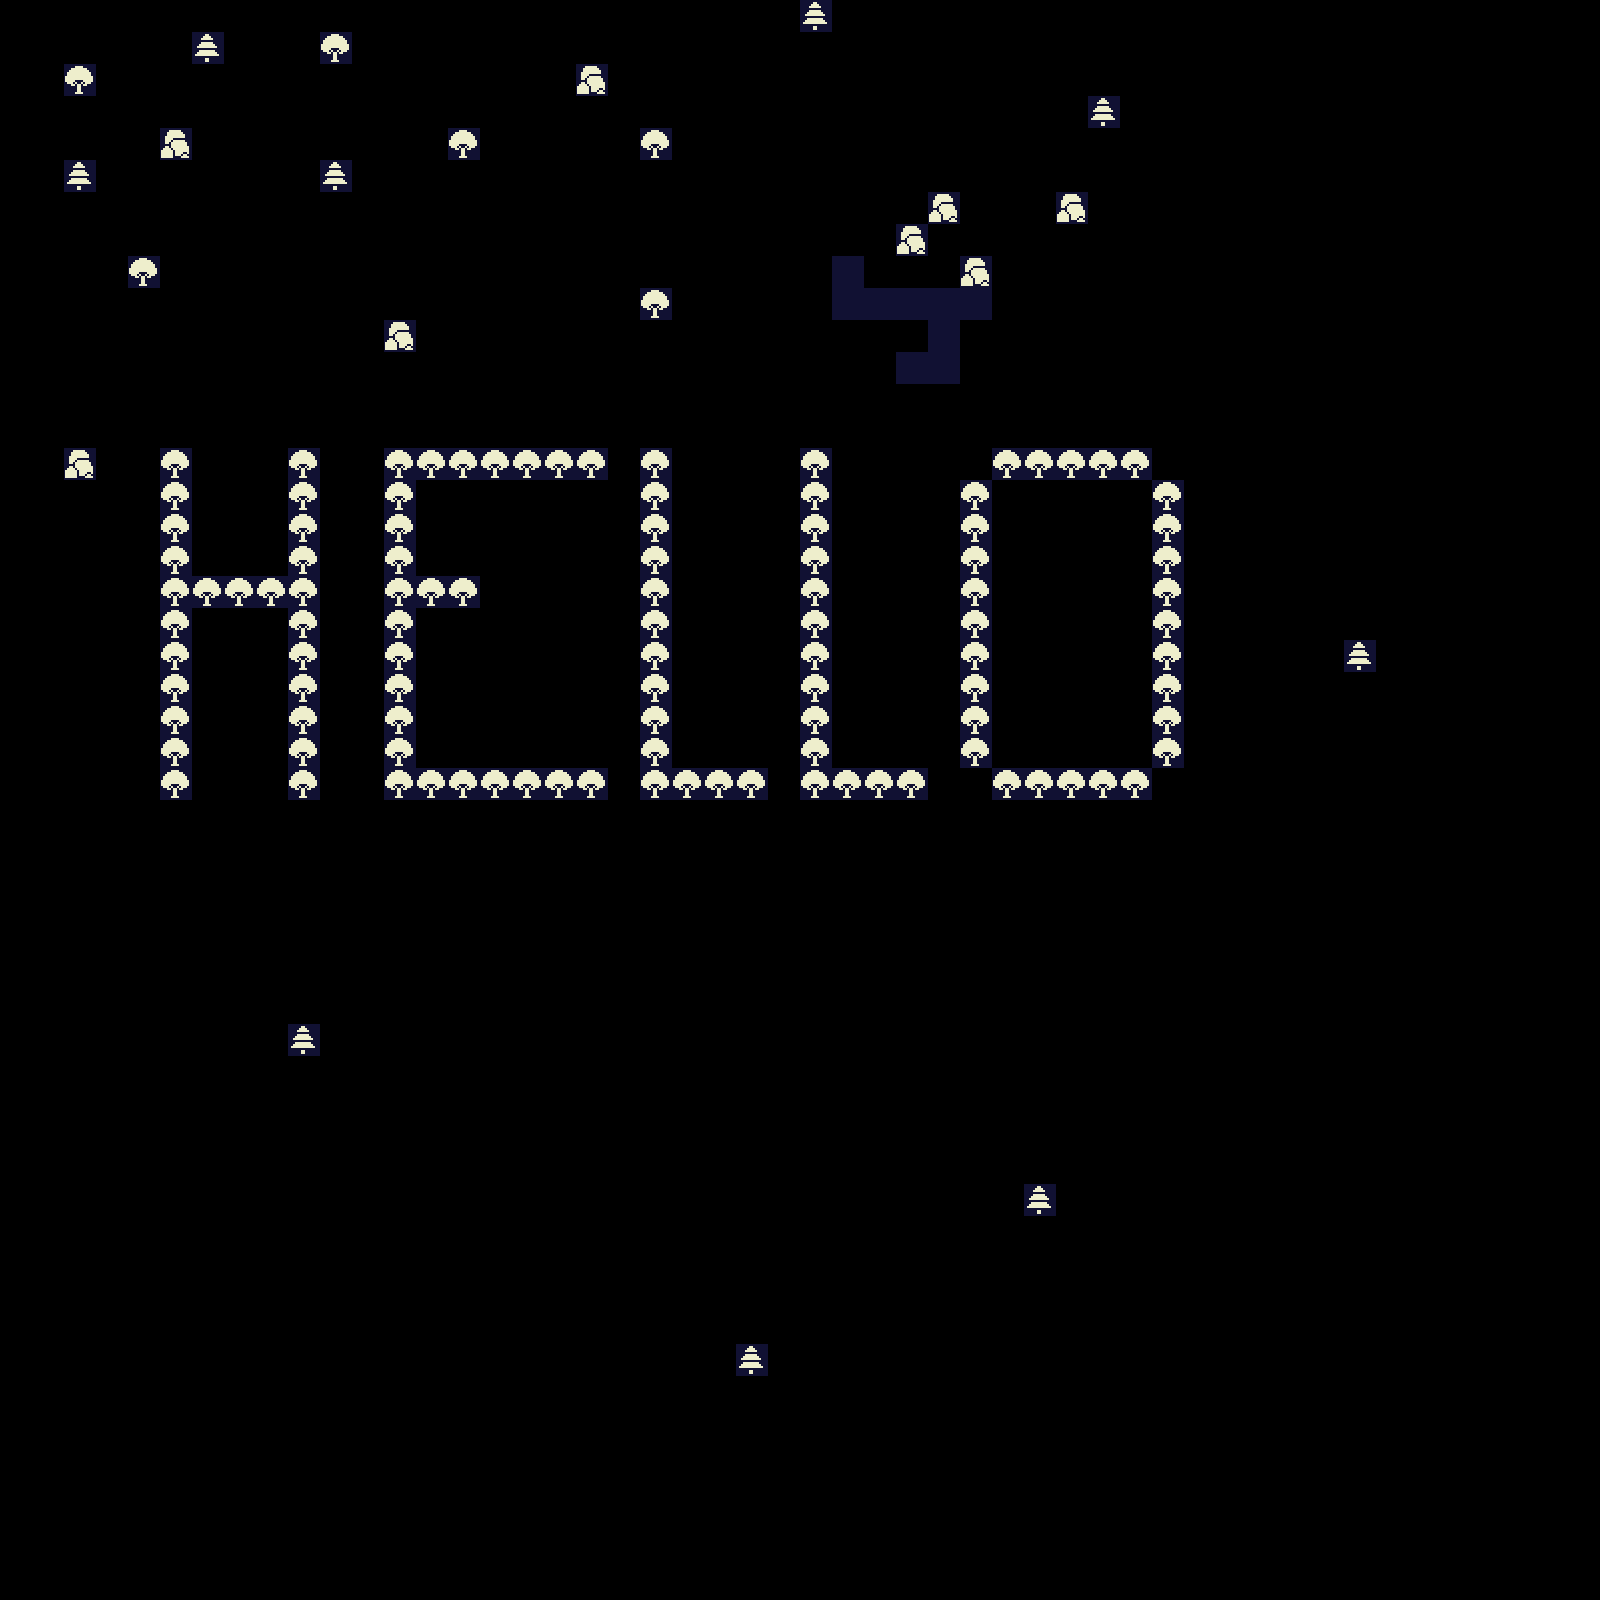

Tiled map render using the project's own tile images. Description and the whole map definition, tile-layer contents included, below:
An orthogonal 50x50 tile map with 32x32 px tiles, 1 tile layer (Calque 1).

<map version="1.2" tiledversion="1.3.2" orientation="orthogonal" renderorder="left-up" compressionlevel="-1" width="50" height="50" tilewidth="32" tileheight="32" infinite="0" nextlayerid="3" nextobjectid="1">
 <tileset firstgid="1" source="ScrollOSprites.tsx" />
 <layer id="1" name="Calque 1" width="50" height="50">
  <data encoding="csv">
0,0,0,0,0,0,0,0,0,0,0,0,0,0,0,0,0,0,0,0,0,0,0,0,0,453,0,0,0,0,0,0,0,0,0,0,0,0,0,0,0,0,0,0,0,0,0,0,0,0,
0,0,0,0,0,0,453,0,0,0,452,0,0,0,0,0,0,0,0,0,0,0,0,0,0,0,0,0,0,0,0,0,0,0,0,0,0,0,0,0,0,0,0,0,0,0,0,0,0,0,
0,0,452,0,0,0,0,0,0,0,0,0,0,0,0,0,0,0,456,0,0,0,0,0,0,0,0,0,0,0,0,0,0,0,0,0,0,0,0,0,0,0,0,0,0,0,0,0,0,0,
0,0,0,0,0,0,0,0,0,0,0,0,0,0,0,0,0,0,0,0,0,0,0,0,0,0,0,0,0,0,0,0,0,0,453,0,0,0,0,0,0,0,0,0,0,0,0,0,0,0,
0,0,0,0,0,456,0,0,0,0,0,0,0,0,452,0,0,0,0,0,452,0,0,0,0,0,0,0,0,0,0,0,0,0,0,0,0,0,0,0,0,0,0,0,0,0,0,0,0,0,
0,0,453,0,0,0,0,0,0,0,453,0,0,0,0,0,0,0,0,0,0,0,0,0,0,0,0,0,0,0,0,0,0,0,0,0,0,0,0,0,0,0,0,0,0,0,0,0,0,0,
0,0,0,0,0,0,0,0,0,0,0,0,0,0,0,0,0,0,0,0,0,0,0,0,0,0,0,0,0,456,0,0,0,456,0,0,0,0,0,0,0,0,0,0,0,0,0,0,0,0,
0,0,0,0,0,0,0,0,0,0,0,0,0,0,0,0,0,0,0,0,0,0,0,0,0,0,0,0,456,0,0,0,0,0,0,0,0,0,0,0,0,0,0,0,0,0,0,0,0,0,
0,0,0,0,452,0,0,0,0,0,0,0,0,0,0,0,0,0,0,0,0,0,0,0,0,0,289,0,0,0,456,0,0,0,0,0,0,0,0,0,0,0,0,0,0,0,0,0,0,0,
0,0,0,0,0,0,0,0,0,0,0,0,0,0,0,0,0,0,0,0,452,0,0,0,0,0,289,289,289,289,289,0,0,0,0,0,0,0,0,0,0,0,0,0,0,0,0,0,0,0,
0,0,0,0,0,0,0,0,0,0,0,0,456,0,0,0,0,0,0,0,0,0,0,0,0,0,0,0,0,289,0,0,0,0,0,0,0,0,0,0,0,0,0,0,0,0,0,0,0,0,
0,0,0,0,0,0,0,0,0,0,0,0,0,0,0,0,0,0,0,0,0,0,0,0,0,0,0,0,289,289,0,0,0,0,0,0,0,0,0,0,0,0,0,0,0,0,0,0,0,0,
0,0,0,0,0,0,0,0,0,0,0,0,0,0,0,0,0,0,0,0,0,0,0,0,0,0,0,0,0,0,0,0,0,0,0,0,0,0,0,0,0,0,0,0,0,0,0,0,0,0,
0,0,0,0,0,0,0,0,0,0,0,0,0,0,0,0,0,0,0,0,0,0,0,0,0,0,0,0,0,0,0,0,0,0,0,0,0,0,0,0,0,0,0,0,0,0,0,0,0,0,
0,0,456,0,0,452,0,0,0,452,0,0,452,452,452,452,452,452,452,0,452,0,0,0,0,452,0,0,0,0,0,452,452,452,452,452,0,0,0,0,0,0,0,0,0,0,0,0,0,0,
0,0,0,0,0,452,0,0,0,452,0,0,452,0,0,0,0,0,0,0,452,0,0,0,0,452,0,0,0,0,452,0,0,0,0,0,452,0,0,0,0,0,0,0,0,0,0,0,0,0,
0,0,0,0,0,452,0,0,0,452,0,0,452,0,0,0,0,0,0,0,452,0,0,0,0,452,0,0,0,0,452,0,0,0,0,0,452,0,0,0,0,0,0,0,0,0,0,0,0,0,
0,0,0,0,0,452,0,0,0,452,0,0,452,0,0,0,0,0,0,0,452,0,0,0,0,452,0,0,0,0,452,0,0,0,0,0,452,0,0,0,0,0,0,0,0,0,0,0,0,0,
0,0,0,0,0,452,452,452,452,452,0,0,452,452,452,0,0,0,0,0,452,0,0,0,0,452,0,0,0,0,452,0,0,0,0,0,452,0,0,0,0,0,0,0,0,0,0,0,0,0,
0,0,0,0,0,452,0,0,0,452,0,0,452,0,0,0,0,0,0,0,452,0,0,0,0,452,0,0,0,0,452,0,0,0,0,0,452,0,0,0,0,0,0,0,0,0,0,0,0,0,
0,0,0,0,0,452,0,0,0,452,0,0,452,0,0,0,0,0,0,0,452,0,0,0,0,452,0,0,0,0,452,0,0,0,0,0,452,0,0,0,0,0,453,0,0,0,0,0,0,0,
0,0,0,0,0,452,0,0,0,452,0,0,452,0,0,0,0,0,0,0,452,0,0,0,0,452,0,0,0,0,452,0,0,0,0,0,452,0,0,0,0,0,0,0,0,0,0,0,0,0,
0,0,0,0,0,452,0,0,0,452,0,0,452,0,0,0,0,0,0,0,452,0,0,0,0,452,0,0,0,0,452,0,0,0,0,0,452,0,0,0,0,0,0,0,0,0,0,0,0,0,
0,0,0,0,0,452,0,0,0,452,0,0,452,0,0,0,0,0,0,0,452,0,0,0,0,452,0,0,0,0,452,0,0,0,0,0,452,0,0,0,0,0,0,0,0,0,0,0,0,0,
0,0,0,0,0,452,0,0,0,452,0,0,452,452,452,452,452,452,452,0,452,452,452,452,0,452,452,452,452,0,0,452,452,452,452,452,0,0,0,0,0,0,0,0,0,0,0,0,0,0,
0,0,0,0,0,0,0,0,0,0,0,0,0,0,0,0,0,0,0,0,0,0,0,0,0,0,0,0,0,0,0,0,0,0,0,0,0,0,0,0,0,0,0,0,0,0,0,0,0,0,
0,0,0,0,0,0,0,0,0,0,0,0,0,0,0,0,0,0,0,0,0,0,0,0,0,0,0,0,0,0,0,0,0,0,0,0,0,0,0,0,0,0,0,0,0,0,0,0,0,0,
0,0,0,0,0,0,0,0,0,0,0,0,0,0,0,0,0,0,0,0,0,0,0,0,0,0,0,0,0,0,0,0,0,0,0,0,0,0,0,0,0,0,0,0,0,0,0,0,0,0,
0,0,0,0,0,0,0,0,0,0,0,0,0,0,0,0,0,0,0,0,0,0,0,0,0,0,0,0,0,0,0,0,0,0,0,0,0,0,0,0,0,0,0,0,0,0,0,0,0,0,
0,0,0,0,0,0,0,0,0,0,0,0,0,0,0,0,0,0,0,0,0,0,0,0,0,0,0,0,0,0,0,0,0,0,0,0,0,0,0,0,0,0,0,0,0,0,0,0,0,0,
0,0,0,0,0,0,0,0,0,0,0,0,0,0,0,0,0,0,0,0,0,0,0,0,0,0,0,0,0,0,0,0,0,0,0,0,0,0,0,0,0,0,0,0,0,0,0,0,0,0,
0,0,0,0,0,0,0,0,0,0,0,0,0,0,0,0,0,0,0,0,0,0,0,0,0,0,0,0,0,0,0,0,0,0,0,0,0,0,0,0,0,0,0,0,0,0,0,0,0,0,
0,0,0,0,0,0,0,0,0,453,0,0,0,0,0,0,0,0,0,0,0,0,0,0,0,0,0,0,0,0,0,0,0,0,0,0,0,0,0,0,0,0,0,0,0,0,0,0,0,0,
0,0,0,0,0,0,0,0,0,0,0,0,0,0,0,0,0,0,0,0,0,0,0,0,0,0,0,0,0,0,0,0,0,0,0,0,0,0,0,0,0,0,0,0,0,0,0,0,0,0,
0,0,0,0,0,0,0,0,0,0,0,0,0,0,0,0,0,0,0,0,0,0,0,0,0,0,0,0,0,0,0,0,0,0,0,0,0,0,0,0,0,0,0,0,0,0,0,0,0,0,
0,0,0,0,0,0,0,0,0,0,0,0,0,0,0,0,0,0,0,0,0,0,0,0,0,0,0,0,0,0,0,0,0,0,0,0,0,0,0,0,0,0,0,0,0,0,0,0,0,0,
0,0,0,0,0,0,0,0,0,0,0,0,0,0,0,0,0,0,0,0,0,0,0,0,0,0,0,0,0,0,0,0,0,0,0,0,0,0,0,0,0,0,0,0,0,0,0,0,0,0,
0,0,0,0,0,0,0,0,0,0,0,0,0,0,0,0,0,0,0,0,0,0,0,0,0,0,0,0,0,0,0,0,453,0,0,0,0,0,0,0,0,0,0,0,0,0,0,0,0,0,
0,0,0,0,0,0,0,0,0,0,0,0,0,0,0,0,0,0,0,0,0,0,0,0,0,0,0,0,0,0,0,0,0,0,0,0,0,0,0,0,0,0,0,0,0,0,0,0,0,0,
0,0,0,0,0,0,0,0,0,0,0,0,0,0,0,0,0,0,0,0,0,0,0,0,0,0,0,0,0,0,0,0,0,0,0,0,0,0,0,0,0,0,0,0,0,0,0,0,0,0,
0,0,0,0,0,0,0,0,0,0,0,0,0,0,0,0,0,0,0,0,0,0,0,0,0,0,0,0,0,0,0,0,0,0,0,0,0,0,0,0,0,0,0,0,0,0,0,0,0,0,
0,0,0,0,0,0,0,0,0,0,0,0,0,0,0,0,0,0,0,0,0,0,0,0,0,0,0,0,0,0,0,0,0,0,0,0,0,0,0,0,0,0,0,0,0,0,0,0,0,0,
0,0,0,0,0,0,0,0,0,0,0,0,0,0,0,0,0,0,0,0,0,0,0,453,0,0,0,0,0,0,0,0,0,0,0,0,0,0,0,0,0,0,0,0,0,0,0,0,0,0,
0,0,0,0,0,0,0,0,0,0,0,0,0,0,0,0,0,0,0,0,0,0,0,0,0,0,0,0,0,0,0,0,0,0,0,0,0,0,0,0,0,0,0,0,0,0,0,0,0,0,
0,0,0,0,0,0,0,0,0,0,0,0,0,0,0,0,0,0,0,0,0,0,0,0,0,0,0,0,0,0,0,0,0,0,0,0,0,0,0,0,0,0,0,0,0,0,0,0,0,0,
0,0,0,0,0,0,0,0,0,0,0,0,0,0,0,0,0,0,0,0,0,0,0,0,0,0,0,0,0,0,0,0,0,0,0,0,0,0,0,0,0,0,0,0,0,0,0,0,0,0,
0,0,0,0,0,0,0,0,0,0,0,0,0,0,0,0,0,0,0,0,0,0,0,0,0,0,0,0,0,0,0,0,0,0,0,0,0,0,0,0,0,0,0,0,0,0,0,0,0,0,
0,0,0,0,0,0,0,0,0,0,0,0,0,0,0,0,0,0,0,0,0,0,0,0,0,0,0,0,0,0,0,0,0,0,0,0,0,0,0,0,0,0,0,0,0,0,0,0,0,0,
0,0,0,0,0,0,0,0,0,0,0,0,0,0,0,0,0,0,0,0,0,0,0,0,0,0,0,0,0,0,0,0,0,0,0,0,0,0,0,0,0,0,0,0,0,0,0,0,0,0,
0,0,0,0,0,0,0,0,0,0,0,0,0,0,0,0,0,0,0,0,0,0,0,0,0,0,0,0,0,0,0,0,0,0,0,0,0,0,0,0,0,0,0,0,0,0,0,0,0,0
</data>
 </layer>
</map>